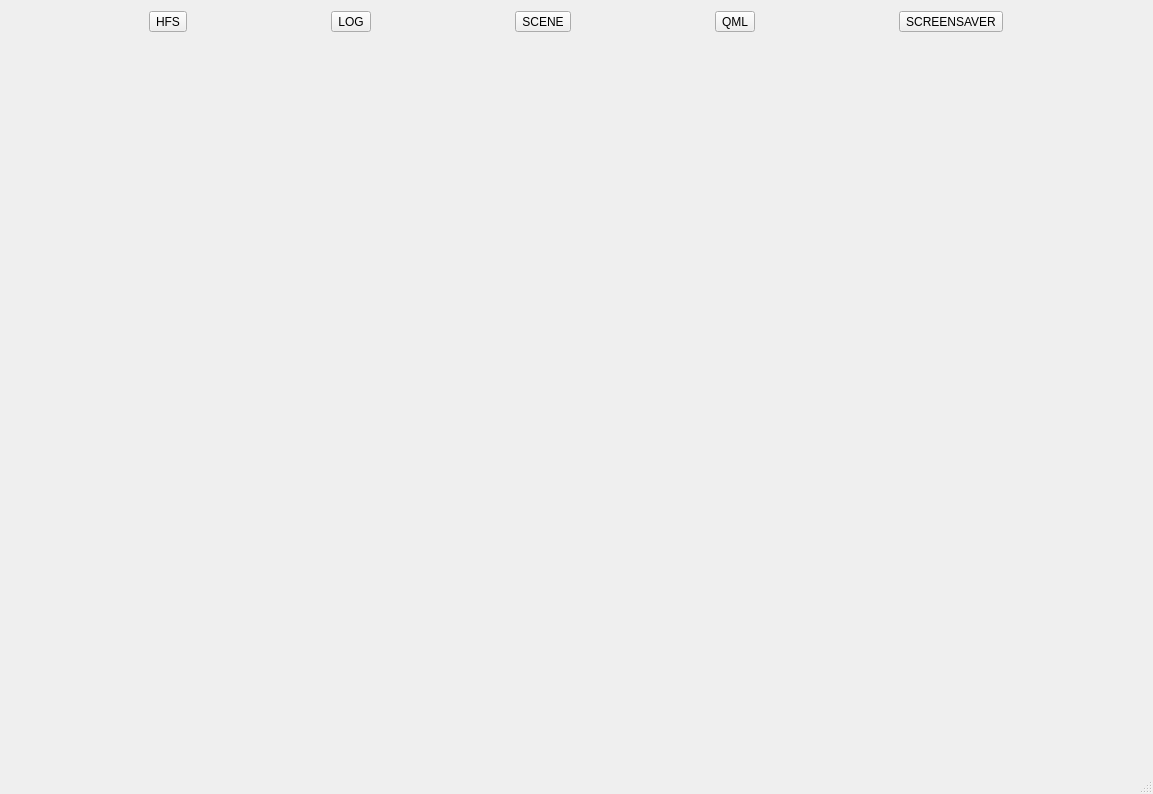
<?xml version="1.0" encoding="UTF-8"?>
<ui version="4.0">
 <class>HUDMainWindowClass</class>
 <widget class="QMainWindow" name="HUDMainWindowClass">
  <property name="geometry">
   <rect>
    <x>0</x>
    <y>0</y>
    <width>1153</width>
    <height>794</height>
   </rect>
  </property>
  <property name="windowTitle">
   <string>HUDMainWindow</string>
  </property>
  <property name="unifiedTitleAndToolBarOnMac">
   <bool>false</bool>
  </property>
  <widget class="QWidget" name="centralWidget">
   <layout class="QVBoxLayout" name="verticalLayout">
    <item>
     <layout class="QHBoxLayout" name="horizontalLayout_2">
      <item>
       <widget class="QToolButton" name="nav_hfs">
        <property name="text">
         <string>HFS</string>
        </property>
        <property name="toolButtonStyle">
         <enum>Qt::ToolButtonTextUnderIcon</enum>
        </property>
       </widget>
      </item>
      <item>
       <widget class="QToolButton" name="nav_log">
        <property name="text">
         <string>LOG</string>
        </property>
        <property name="toolButtonStyle">
         <enum>Qt::ToolButtonTextUnderIcon</enum>
        </property>
       </widget>
      </item>
      <item>
       <widget class="QToolButton" name="nav_scene">
        <property name="text">
         <string>SCENE</string>
        </property>
        <property name="toolButtonStyle">
         <enum>Qt::ToolButtonTextUnderIcon</enum>
        </property>
       </widget>
      </item>
      <item>
       <widget class="QToolButton" name="nav_qml">
        <property name="text">
         <string>QML</string>
        </property>
        <property name="toolButtonStyle">
         <enum>Qt::ToolButtonTextUnderIcon</enum>
        </property>
       </widget>
      </item>
      <item>
       <widget class="QToolButton" name="nav_screensaver">
        <property name="text">
         <string>SCREENSAVER</string>
        </property>
        <property name="toolButtonStyle">
         <enum>Qt::ToolButtonTextUnderIcon</enum>
        </property>
       </widget>
      </item>
     </layout>
    </item>
    <item>
     <widget class="QStackedWidget" name="mainstack">
      <property name="currentIndex">
       <number>2</number>
      </property>
      <widget class="QWidget" name="hfsPage">
       <layout class="QHBoxLayout" name="horizontalLayout_3" stretch="1,1">
        <item>
         <widget class="QGroupBox" name="hfsgroup">
          <property name="title">
           <string>HFS</string>
          </property>
          <layout class="QGridLayout" name="gridLayout">
           <item row="0" column="0">
            <widget class="QTreeView" name="hfstree">
             <property name="sortingEnabled">
              <bool>true</bool>
             </property>
             <property name="animated">
              <bool>true</bool>
             </property>
            </widget>
           </item>
          </layout>
         </widget>
        </item>
        <item>
         <widget class="QGroupBox" name="hfs_attributes_group">
          <property name="title">
           <string>Attributes</string>
          </property>
         </widget>
        </item>
       </layout>
      </widget>
      <widget class="QWidget" name="logPage">
       <layout class="QHBoxLayout" name="horizontalLayout">
        <item>
         <widget class="QTreeView" name="hfsTreeView"/>
        </item>
        <item>
         <widget class="QTextBrowser" name="hudlog"/>
        </item>
       </layout>
      </widget>
      <widget class="QWidget" name="scenePage">
       <layout class="QVBoxLayout" name="verticalLayout_4">
       </layout>
      </widget>
      <widget class="QWidget" name="screensaverPage">
       <layout class="QVBoxLayout" name="verticalLayout_5">
        <item>
         <widget class="QLabel" name="label_ssaver">
          <property name="text">
           <string>SCREENSAVER</string>
          </property>
         </widget>
        </item>
       </layout>
      </widget>
      <widget class="QWidget" name="qmlPage">
       <layout class="QVBoxLayout" name="verticalLayout_3">
        <item>
         <widget class="QGroupBox" name="groupBox">
          <property name="title">
           <string>QML</string>
          </property>
          <layout class="QVBoxLayout" name="verticalLayout_2">
           <item>
            <layout class="QVBoxLayout" name="qmllayout"/>
           </item>
          </layout>
         </widget>
        </item>
       </layout>
      </widget>
     </widget>
    </item>
   </layout>
  </widget>
  <widget class="QStatusBar" name="statusBar"/>
 </widget>
 <layoutdefault spacing="6" margin="11"/>
 <resources/>
 <connections/>
</ui>
